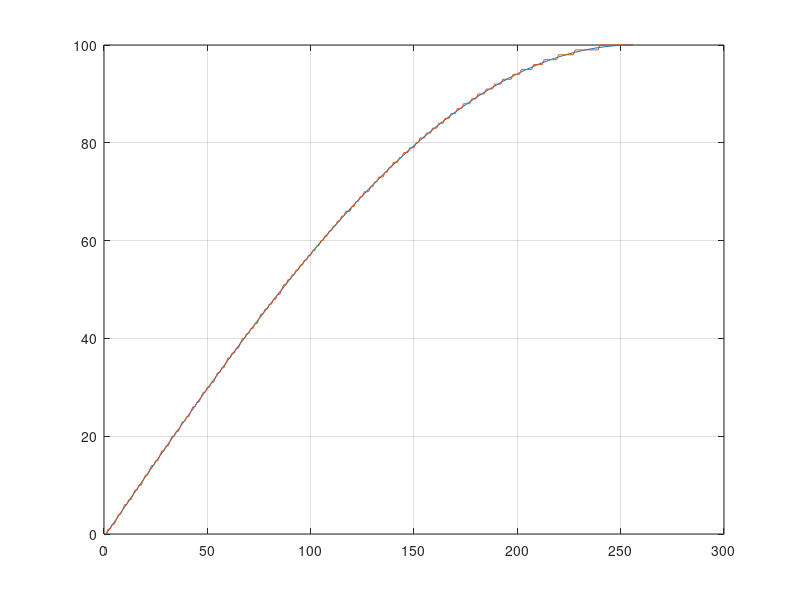
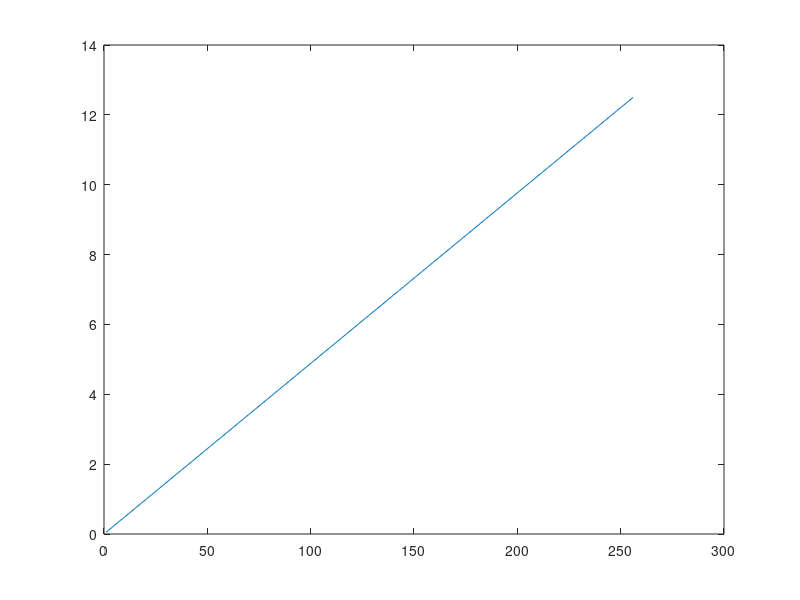

Write the MATLAB code that produced these figures, in order.
%% Creates a lookup sine lookup table
MAX_VALUE = 100;
nPOINTS = 256;

points = 1:nPOINTS;
rads = linspace(0,pi/2,nPOINTS);

values = MAX_VALUE*sin(rads);

round_values = round(values);

plot(points,[values;round_values])
grid on

% Sample time of sine generation
Fs = 50;

% Possible jumps
jumps = 1:nPOINTS;

% Possible frequencies
Fp = jumps*Fs/(4*nPOINTS);

figure(2)
plot(Fp)